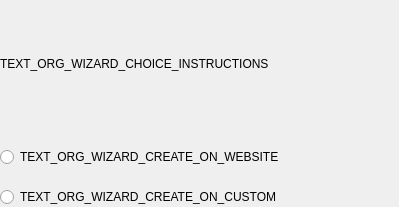
<?xml version="1.0" encoding="UTF-8"?>
<ui version="4.0">
 <class>CreateOrgChoseActionWidget</class>
 <widget class="QWidget" name="CreateOrgChoseActionWidget">
  <property name="geometry">
   <rect>
    <x>0</x>
    <y>0</y>
    <width>399</width>
    <height>207</height>
   </rect>
  </property>
  <property name="windowTitle">
   <string>Form</string>
  </property>
  <layout class="QVBoxLayout" name="verticalLayout">
   <property name="spacing">
    <number>20</number>
   </property>
   <property name="leftMargin">
    <number>0</number>
   </property>
   <property name="topMargin">
    <number>0</number>
   </property>
   <property name="rightMargin">
    <number>0</number>
   </property>
   <property name="bottomMargin">
    <number>0</number>
   </property>
   <item>
    <widget class="QLabel" name="label">
     <property name="text">
      <string>TEXT_ORG_WIZARD_CHOICE_INSTRUCTIONS</string>
     </property>
     <property name="wordWrap">
      <bool>true</bool>
     </property>
    </widget>
   </item>
   <item>
    <widget class="WrappedRadio" name="radio_create_website">
     <property name="text">
      <string>TEXT_ORG_WIZARD_CREATE_ON_WEBSITE</string>
     </property>
    </widget>
   </item>
   <item>
    <widget class="WrappedRadio" name="radio_create_custom">
     <property name="text">
      <string>TEXT_ORG_WIZARD_CREATE_ON_CUSTOM</string>
     </property>
    </widget>
   </item>
  </layout>
 </widget>
 <customwidgets>
  <customwidget>
   <class>WrappedRadio</class>
   <extends>QRadioButton</extends>
   <header>parsec.core.gui.custom_widgets</header>
  </customwidget>
 </customwidgets>
 <resources/>
 <connections/>
</ui>
